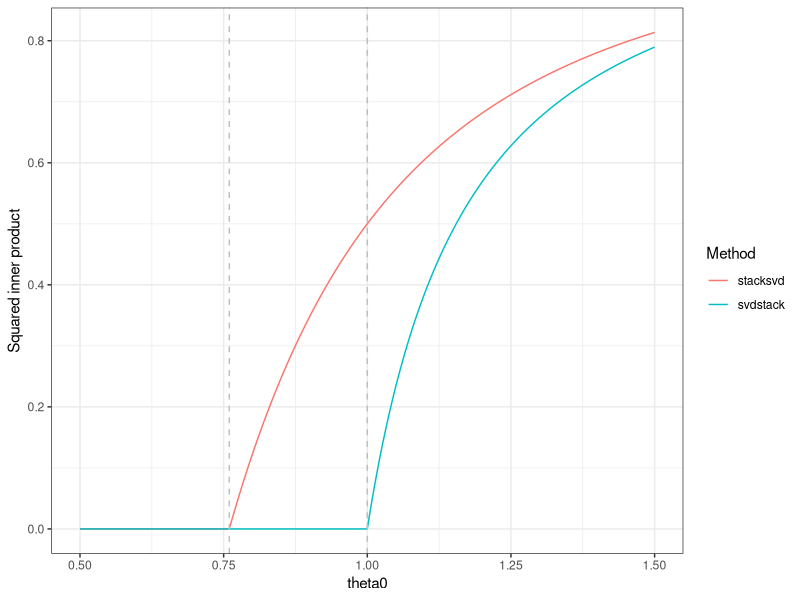

Source code (R):
setwd(here::here("analysis/r_supp_plots/code"))

M <- 3

c0 <- 1

theta0 <- seq(0.5, 1.5, by=0.0005)

#stacksvd <- ifelse(theta0 > M^{-1/2}*c0^{1/4},
#                   1 - (c0 + M*theta0^2)/(M*theta0^4 + theta0^2),
#                   0)

stacksvd <- ifelse(theta0 > M^{-1/4}*c0^{1/4},
                   1 - (c0 + theta0^2)/(M*theta0^4 + theta0^2),
                   0)

svdstack <- ifelse(theta0 > c0^{1/4},
                   1 - (c0 + theta0^2)/(M*theta0^4 + theta0^2 - (M-1)*c0),
                   0)

df <- data.frame(x=theta0,
                 stacksvd = stacksvd,
                 svdstack = svdstack)

library(reshape2)

df <- melt(df, id.vars = "x")

library(ggplot2)

p <- ggplot(data=df,aes(x=x,y=value, color=variable)) +
  geom_line() +
  theme_bw() +
  geom_vline(xintercept=3^{-1/4}, linetype="dashed", color="grey") +
  geom_vline(xintercept=1, linetype="dashed", color="grey") +
  xlab("theta0") +
  ylab("Squared inner product") +
  labs(color="Method")

ggsave(p, filename="../plots/corollary_1_plot.png")



